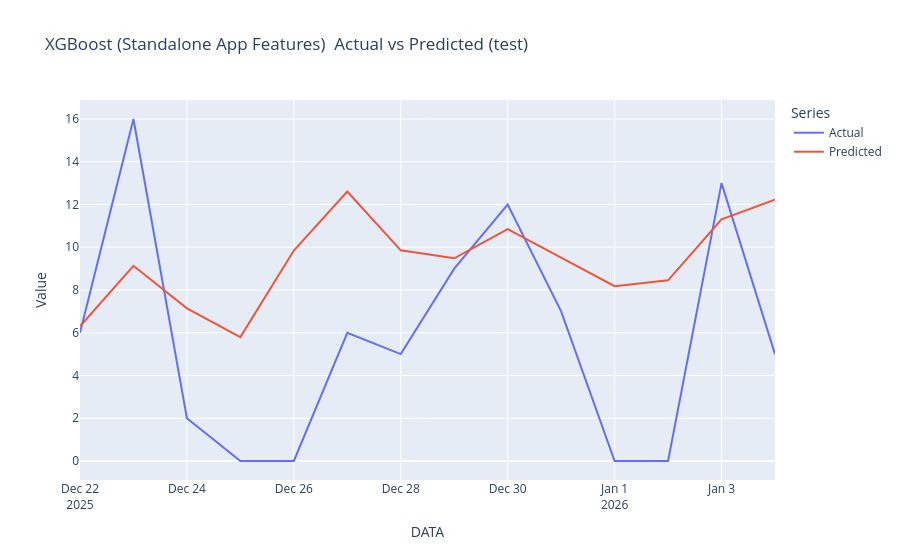

Notebook source saved alongside this figure:
### Code cell
# Plot Actual vs Predicted (test)

df_plot = pd.DataFrame({
    "DATA": test_df["DATA"],
    "Actual": y_test,
    "Predicted": pred
})

df_long = df_plot.melt("DATA", var_name="Series", value_name="Value")

fig = px.line(
    df_long,
    x="DATA",
    y="Value",
    color="Series",
    title="XGBoost (Standalone App Features)  Actual vs Predicted (test)"
)
fig.show()

### Figure 1 — Plotly figure (JSON) as saved in the notebook; plotly's stock layout.template omitted (floating-point values rounded to 4 significant figures)
{"data": [{"hovertemplate": "Series=Actual<br>DATA=%{x}<br>Value=%{y}<extra></extra>", "legendgroup": "Actual", "line": {"color": "#636efa", "dash": "solid"}, "marker": {"symbol": "circle"}, "mode": "lines", "name": "Actual", "orientation": "v", "showlegend": true, "type": "scatter", "x": ["2025-12-22T00:00:00", "2025-12-23T00:00:00", "2025-12-24T00:00:00", "2025-12-25T00:00:00", "2025-12-26T00:00:00", "2025-12-27T00:00:00", "2025-12-28T00:00:00", "2025-12-29T00:00:00", "2025-12-30T00:00:00", "2025-12-31T00:00:00", "2026-01-01T00:00:00", "2026-01-02T00:00:00", "2026-01-03T00:00:00", "2026-01-04T00:00:00"], "xaxis": "x", "y": [6.0, 16.0, 2.0, 0.0, 0.0, 6.0, 5.0, 9.0, 12.0, 7.0, 0.0, 0.0, 13.0, 5.0], "yaxis": "y"}, {"hovertemplate": "Series=Predicted<br>DATA=%{x}<br>Value=%{y}<extra></extra>", "legendgroup": "Predicted", "line": {"color": "#EF553B", "dash": "solid"}, "marker": {"symbol": "circle"}, "mode": "lines", "name": "Predicted", "orientation": "v", "showlegend": true, "type": "scatter", "x": ["2025-12-22T00:00:00", "2025-12-23T00:00:00", "2025-12-24T00:00:00", "2025-12-25T00:00:00", "2025-12-26T00:00:00", "2025-12-27T00:00:00", "2025-12-28T00:00:00", "2025-12-29T00:00:00", "2025-12-30T00:00:00", "2025-12-31T00:00:00", "2026-01-01T00:00:00", "2026-01-02T00:00:00", "2026-01-03T00:00:00", "2026-01-04T00:00:00"], "xaxis": "x", "y": [6.302, 9.13, 7.141, 5.798, 9.849, 12.61, 9.857, 9.485, 10.84, 9.494, 8.176, 8.453, 11.31, 12.23], "yaxis": "y"}], "layout": {"legend": {"title": {"text": "Series"}, "tracegroupgap": 0}, "title": {"text": "XGBoost (Standalone App Features)  Actual vs Predicted (test)"}, "xaxis": {"anchor": "y", "domain": [0, 1], "title": {"text": "DATA"}}, "yaxis": {"anchor": "x", "domain": [0, 1], "title": {"text": "Value"}}}}
